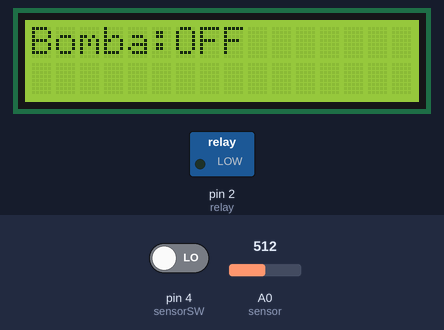
The sketch below on a simulated Arduino Uno, built with avr-gcc and run on an emulated ATmega328P. On the bench: 16×2 character LCD, switched loads named in the sketch (green lamp = pin HIGH). The test bench sets the inputs (shaded band); at power-on: A0 (sensor) = 512, pin 4 (sensorSW) LOW. What the sketch prints to the serial monitor is not drawn.

Above: at 1.2 s.
1.3 s: A0 (sensor) set to 716
At 3.0 s:
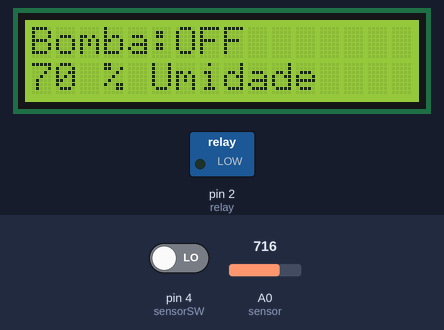
4.6 s: A0 (sensor) set to 900
At 6.1 s:
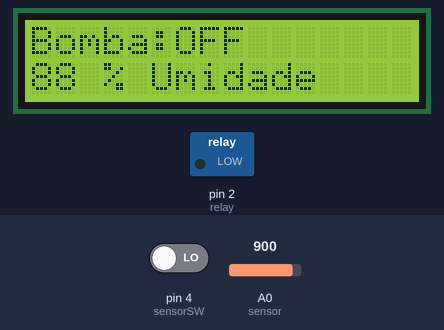
7.7 s: A0 (sensor) set to 1023
At 9.2 s:
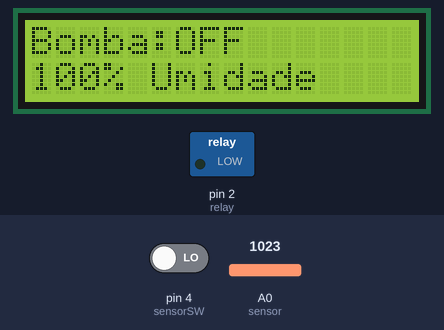
Timing chart, 0 to 10.7 s (numbered marks = the images above; inputs shaded):
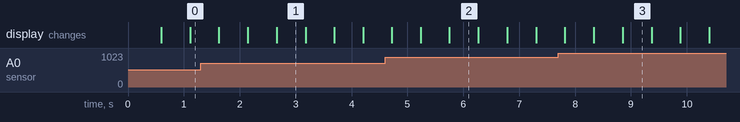

Measured:
- after the input at 1.3 s, the display: first differs from a run without the input after 1.4 s (image 1)
- after the input at 4.6 s, the display: first differs from a run without the input after 1.2 s (image 2)
- after the input at 7.7 s, the display: first differs from a run without the input after 1.1 s (image 3)
- what the display in image 1 shows lasts 0.5 s, from 2.7 s to 3.2 s

The sketch:

Projeto_Horta.ino
```cpp
#include <Wire.h>
#include <LiquidCrystal_I2C.h>  // Bibliotéca LCD


LiquidCrystal_I2C lcd(0x3f,2,1,0,4,5,6,7,3, POSITIVE); // Inicializa o display no endereco 0x3f


//===// Valor sensor ( Máx: 1024"SECO")( Min: 0 "Supermer molhado") OBS: é preciso análisar/calibrar sempre quando for trocado o sensor//==

const int sensorSW = 4   ;           // Sinal digital de detecção de umidade
const int sensor   = A0  ;           // Pino analógico em que está conectado o sensor
const int Smax     = 0   ;           // valor máximo do sensor de calibração para percentual
const int Smin     = 1024;           // valor mínimo do sensor de calibração para percentual
const int relay    = 2   ;           // Pino em que está conectado o Relay


//===========================================================// AMOSTRAGEM //==============================================================

int       V              ;           // Armazenamento do valor analógico do sensor de umidade
int       porcen         ;           // Recebe o calculo percentual de umidade
int       porcen2        ;
int       ACbomb         ;           // Variavel de chamada de bomba
String    bomb           ;           // Variavel de status da bomba
int       Recontador     ;           //


//===================================================// CONFIGURAÇÃO DE IRRIGAÇÃO //=======================================================

unsigned long trega   = 3000 ;       // Tempo de rega em segundos                                     //AJUSTAR SEMPRE
unsigned long tespera = 20000;       // Tempo espera em segundos                                      //AJUSTAR SEMPRE
const int     regraR  = 50   ;       // Resistência (Em kohms) a partir da qual começa a regar        //AJUSTAR SEMPRE
//=========================================================================================================================================

void setup() {

  Serial.begin (9600)          ;     // Inicia comunicación serial
  pinMode      (relay,OUTPUT)  ;     // Configurar relay como salida
  pinMode      (sensorSW,INPUT);     // Se (1 = umidade OK) se (0 = Falta Umidade)
  pinMode      (sensor, INPUT) ;     // Configura sensor como entrada
  lcd.begin    (16,2)          ;     // Capacidade do LCD (16 caracteres por linhas/ duas linhas

}

void loop() {
  V      =  analogRead(sensor)                     ;       // amarzenamento da leitura sensor
  porcen =  100-((( V - Smin)*100)/(Smax - Smin))  ;       // Calculo do percentual de umidade de acordo com dados analógicos analisados.
  porcen2 = 100-((analogRead(sensor)/7.14)*100)/714;

//================================================= Rotina de Monitoramento Serial=========================================================

  Serial.print("Leitura do Sensor: ");  Serial.print(analogRead(sensor)); Serial.print("\t Saída digital sensor: "); Serial.print(digitalRead(sensorSW));Serial.print("\tUmidade "); Serial.print(porcen); Serial.print("%\t"); Serial.print(bomb);
  Serial.print(porcen2)              ;
  Serial.println("\n")               ;

//=============================================== Rotina de Amostragem e Decisão (Umidade % e Bomba on/off)================================
  lcd.setBacklight(HIGH);


  if(porcen<regraR){
    lcd.clear()         ;
    lcd.setCursor(0,0)  ;
    lcd.print("Bomba: ");
    bomb = "ON"         ;            // Status da bomba
    lcd.setCursor(6,0)  ;
    lcd.print(bomb)     ;
    ACbomb = 1          ;            // Chamada de acionamento da bomba
    delay(500)          ;
  }

  if(porcen>regraR){
    lcd.clear()         ;
    lcd.setCursor(0,0)  ;
    lcd.print("Bomba: ");
    bomb = "OFF"        ;             // Status da bomba
    lcd.setCursor(6,0)  ;
    lcd.print(bomb)     ;
    ACbomb = 0          ;             // Normalização da bomba
    delay(500)          ;
  }

  lcd.setCursor(0,1)    ;
  lcd.print(porcen)     ;
  lcd.setCursor(3,1)    ;
  lcd.print("% Umidade");
  delay(500)            ;

  if(ACbomb==1){                      // Decisão de acionamento
    digitalWrite(relay,HIGH)   ;      // Liga bomba
    delay(trega)               ;      // Tempod e operação
    digitalWrite(relay,LOW)    ;      // Desliga bomba
    delay(tespera)             ;      // Tempo de espera
    Recontador = Recontador + 1;      // Contador de regas
  }


}
```
